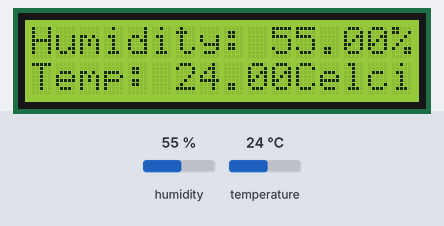
The sketch below on a simulated Arduino Uno, built with avr-gcc and run on an emulated ATmega328P. Shown: 16×2 character LCD. Inputs (shaded band) come from the test bench; at power-on: humidity 55 %, temperature 24 °C.

Above: at 1.2 s.
1.3 s: humidity set to 22 %
At 2.9 s:
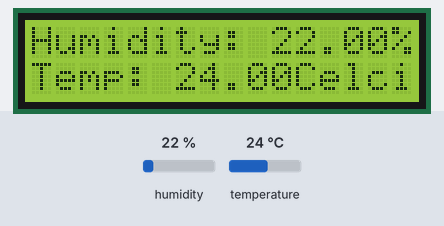
4.1 s: temperature set to 12 °C
At 5.4 s:
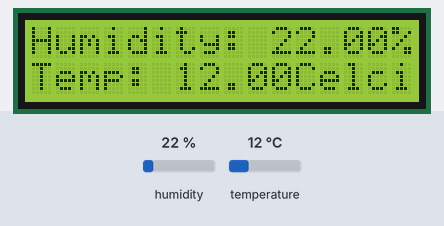
6.9 s: humidity set to 40 %
At 9.1 s:
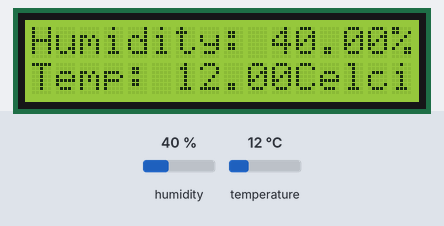
9.8 s: temperature set to 19 °C
At 11.6 s:
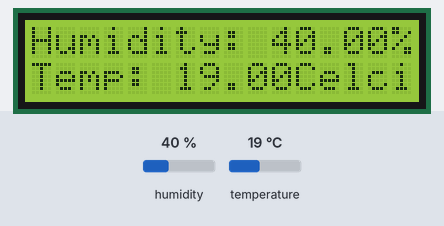
Timing chart, 0 to 13.1 s (numbered marks = the images above; inputs shaded):
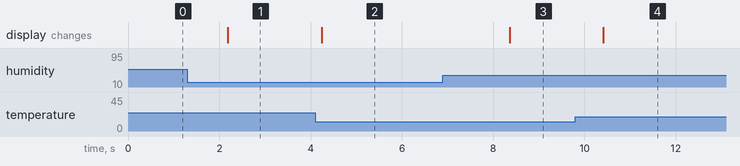

The sketch:

LCD_Display__PART3_.ino
```cpp
#include<LiquidCrystal.h>
#include <LCD_I2C.h>
#include "DHT.h"

//Constants
#define DHTPIN 2     // DHT 22  (AM2302) - pin used for DHT22
#define DHTTYPE DHT11
LCD_I2C lcd(0x27);
DHT dht(DHTPIN, DHTTYPE);

//Variables
float hum;  //Stores humidity value
float temp; //Stores temperature value

void setup()
{
  Serial.begin(9600);
  lcd.begin();
  lcd.backlight();
}

void loop()
{
    // Sensor readings may also be up to 2 seconds 'old' (its a very slow sensor)
    float hum = dht.readHumidity();
    // Read temperature as Celsius
    float temp = dht.readTemperature();
    //Print temp and humidity values to LCD
    lcd.setCursor(0,0);
    lcd.print("Humidity: ");
    lcd.print(hum);
    lcd.print("%");
    lcd.setCursor(0,1);
    lcd.print("Temp: ");
    lcd.print(temp);
    lcd.println("Celcius");
    delay(2000); //Delay 2 sec between temperature/humidity check.
}
```

Measured:
- after the input at 1.3 s, the display: changes after 0.88 s (image 1)
- after the input at 4.1 s, the display: changes after 0.14 s (image 2)
- after the input at 6.9 s, the display: changes after 1.5 s (image 3)
- after the input at 9.8 s, the display: changes after 0.62 s (image 4)
